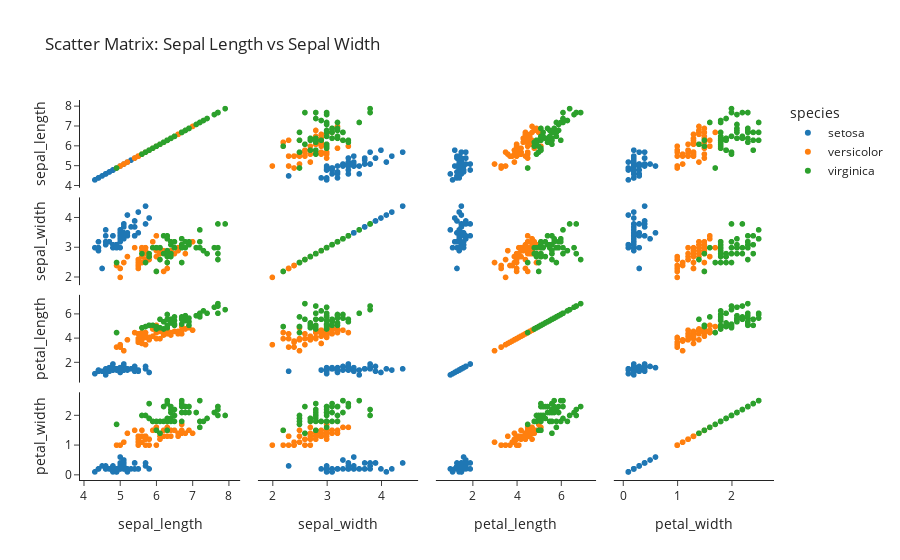

Source (notebook cell):
### Code cell
"""
# Code 

print(df.head())
print(df.dtypes)
print(df.describe())
print(df.species.unique())

# Output 

   sepal_length  sepal_width  petal_length  petal_width species  species_id
0           5.1          3.5           1.4          0.2  setosa           1
1           4.9          3.0           1.4          0.2  setosa           1
2           4.7          3.2           1.3          0.2  setosa           1
3           4.6          3.1           1.5          0.2  setosa           1
4           5.0          3.6           1.4          0.2  setosa           1

sepal_length    float64
sepal_width     float64
petal_length    float64
petal_width     float64
species          object
species_id        int64
dtype: object

       sepal_length  sepal_width  petal_length  petal_width  species_id
count    150.000000   150.000000    150.000000   150.000000  150.000000
mean       5.843333     3.054000      3.758667     1.198667    2.000000
std        0.828066     0.433594      1.764420     0.763161    0.819232
min        4.300000     2.000000      1.000000     0.100000    1.000000
25%        5.100000     2.800000      1.600000     0.300000    1.000000
50%        5.800000     3.000000      4.350000     1.300000    2.000000
75%        6.400000     3.300000      5.100000     1.800000    3.000000
max        7.900000     4.400000      6.900000     2.500000    3.000000

['setosa' 'versicolor' 'virginica']
"""
# Scatter matrix (pairplot) for sepal_length and sepal_width
fig = px.scatter_matrix(
    df,
    dimensions=["sepal_length", "sepal_width", "petal_length", "petal_width"],
    color="species",
    title="Scatter Matrix: Sepal Length vs Sepal Width",
    template="simple_white",
)
fig.show()

### Figure 1 — Plotly figure (JSON) as saved in the notebook; plotly's stock layout.template omitted (floating-point values rounded to 4 significant figures)
{"data": [{"dimensions": [{"axis": {"matches": true}, "label": "sepal_length", "values": [5.1, 4.9, 4.7, 4.6, 5.0, 5.4, 4.6, 5.0, 4.4, 4.9, 5.4, 4.8, 4.8, 4.3, 5.8, 5.7, 5.4, 5.1, 5.7, 5.1, 5.4, 5.1, 4.6, 5.1, 4.8, 5.0, 5.0, 5.2, 5.2, 4.7, 4.8, 5.4, 5.2, 5.5, 4.9, 5.0, 5.5, 4.9, 4.4, 5.1, 5.0, 4.5, 4.4, 5.0, 5.1, 4.8, 5.1, 4.6, 5.3, 5.0]}, {"axis": {"matches": true}, "label": "sepal_width", "values": [3.5, 3.0, 3.2, 3.1, 3.6, 3.9, 3.4, 3.4, 2.9, 3.1, 3.7, 3.4, 3.0, 3.0, 4.0, 4.4, 3.9, 3.5, 3.8, 3.8, 3.4, 3.7, 3.6, 3.3, 3.4, 3.0, 3.4, 3.5, 3.4, 3.2, 3.1, 3.4, 4.1, 4.2, 3.1, 3.2, 3.5, 3.1, 3.0, 3.4, 3.5, 2.3, 3.2, 3.5, 3.8, 3.0, 3.8, 3.2, 3.7, 3.3]}, {"axis": {"matches": true}, "label": "petal_length", "values": [1.4, 1.4, 1.3, 1.5, 1.4, 1.7, 1.4, 1.5, 1.4, 1.5, 1.5, 1.6, 1.4, 1.1, 1.2, 1.5, 1.3, 1.4, 1.7, 1.5, 1.7, 1.5, 1.0, 1.7, 1.9, 1.6, 1.6, 1.5, 1.4, 1.6, 1.6, 1.5, 1.5, 1.4, 1.5, 1.2, 1.3, 1.5, 1.3, 1.5, 1.3, 1.3, 1.3, 1.6, 1.9, 1.4, 1.6, 1.4, 1.5, 1.4]}, {"axis": {"matches": true}, "label": "petal_width", "values": [0.2, 0.2, 0.2, 0.2, 0.2, 0.4, 0.3, 0.2, 0.2, 0.1, 0.2, 0.2, 0.1, 0.1, 0.2, 0.4, 0.4, 0.3, 0.3, 0.3, 0.2, 0.4, 0.2, 0.5, 0.2, 0.2, 0.4, 0.2, 0.2, 0.2, 0.2, 0.4, 0.1, 0.2, 0.1, 0.2, 0.2, 0.1, 0.2, 0.2, 0.3, 0.3, 0.2, 0.6, 0.4, 0.3, 0.2, 0.2, 0.2, 0.2]}], "hovertemplate": "species=setosa<br>%{xaxis.title.text}=%{x}<br>%{yaxis.title.text}=%{y}<extra></extra>", "legendgroup": "setosa", "marker": {"color": "#1F77B4", "symbol": "circle"}, "name": "setosa", "showlegend": true, "type": "splom"}, {"dimensions": [{"axis": {"matches": true}, "label": "sepal_length", "values": [7.0, 6.4, 6.9, 5.5, 6.5, 5.7, 6.3, 4.9, 6.6, 5.2, 5.0, 5.9, 6.0, 6.1, 5.6, 6.7, 5.6, 5.8, 6.2, 5.6, 5.9, 6.1, 6.3, 6.1, 6.4, 6.6, 6.8, 6.7, 6.0, 5.7, 5.5, 5.5, 5.8, 6.0, 5.4, 6.0, 6.7, 6.3, 5.6, 5.5, 5.5, 6.1, 5.8, 5.0, 5.6, 5.7, 5.7, 6.2, 5.1, 5.7]}, {"axis": {"matches": true}, "label": "sepal_width", "values": [3.2, 3.2, 3.1, 2.3, 2.8, 2.8, 3.3, 2.4, 2.9, 2.7, 2.0, 3.0, 2.2, 2.9, 2.9, 3.1, 3.0, 2.7, 2.2, 2.5, 3.2, 2.8, 2.5, 2.8, 2.9, 3.0, 2.8, 3.0, 2.9, 2.6, 2.4, 2.4, 2.7, 2.7, 3.0, 3.4, 3.1, 2.3, 3.0, 2.5, 2.6, 3.0, 2.6, 2.3, 2.7, 3.0, 2.9, 2.9, 2.5, 2.8]}, {"axis": {"matches": true}, "label": "petal_length", "values": [4.7, 4.5, 4.9, 4.0, 4.6, 4.5, 4.7, 3.3, 4.6, 3.9, 3.5, 4.2, 4.0, 4.7, 3.6, 4.4, 4.5, 4.1, 4.5, 3.9, 4.8, 4.0, 4.9, 4.7, 4.3, 4.4, 4.8, 5.0, 4.5, 3.5, 3.8, 3.7, 3.9, 5.1, 4.5, 4.5, 4.7, 4.4, 4.1, 4.0, 4.4, 4.6, 4.0, 3.3, 4.2, 4.2, 4.2, 4.3, 3.0, 4.1]}, {"axis": {"matches": true}, "label": "petal_width", "values": [1.4, 1.5, 1.5, 1.3, 1.5, 1.3, 1.6, 1.0, 1.3, 1.4, 1.0, 1.5, 1.0, 1.4, 1.3, 1.4, 1.5, 1.0, 1.5, 1.1, 1.8, 1.3, 1.5, 1.2, 1.3, 1.4, 1.4, 1.7, 1.5, 1.0, 1.1, 1.0, 1.2, 1.6, 1.5, 1.6, 1.5, 1.3, 1.3, 1.3, 1.2, 1.4, 1.2, 1.0, 1.3, 1.2, 1.3, 1.3, 1.1, 1.3]}], "hovertemplate": "species=versicolor<br>%{xaxis.title.text}=%{x}<br>%{yaxis.title.text}=%{y}<extra></extra>", "legendgroup": "versicolor", "marker": {"color": "#FF7F0E", "symbol": "circle"}, "name": "versicolor", "showlegend": true, "type": "splom"}, {"dimensions": [{"axis": {"matches": true}, "label": "sepal_length", "values": [6.3, 5.8, 7.1, 6.3, 6.5, 7.6, 4.9, 7.3, 6.7, 7.2, 6.5, 6.4, 6.8, 5.7, 5.8, 6.4, 6.5, 7.7, 7.7, 6.0, 6.9, 5.6, 7.7, 6.3, 6.7, 7.2, 6.2, 6.1, 6.4, 7.2, 7.4, 7.9, 6.4, 6.3, 6.1, 7.7, 6.3, 6.4, 6.0, 6.9, 6.7, 6.9, 5.8, 6.8, 6.7, 6.7, 6.3, 6.5, 6.2, 5.9]}, {"axis": {"matches": true}, "label": "sepal_width", "values": [3.3, 2.7, 3.0, 2.9, 3.0, 3.0, 2.5, 2.9, 2.5, 3.6, 3.2, 2.7, 3.0, 2.5, 2.8, 3.2, 3.0, 3.8, 2.6, 2.2, 3.2, 2.8, 2.8, 2.7, 3.3, 3.2, 2.8, 3.0, 2.8, 3.0, 2.8, 3.8, 2.8, 2.8, 2.6, 3.0, 3.4, 3.1, 3.0, 3.1, 3.1, 3.1, 2.7, 3.2, 3.3, 3.0, 2.5, 3.0, 3.4, 3.0]}, {"axis": {"matches": true}, "label": "petal_length", "values": [6.0, 5.1, 5.9, 5.6, 5.8, 6.6, 4.5, 6.3, 5.8, 6.1, 5.1, 5.3, 5.5, 5.0, 5.1, 5.3, 5.5, 6.7, 6.9, 5.0, 5.7, 4.9, 6.7, 4.9, 5.7, 6.0, 4.8, 4.9, 5.6, 5.8, 6.1, 6.4, 5.6, 5.1, 5.6, 6.1, 5.6, 5.5, 4.8, 5.4, 5.6, 5.1, 5.1, 5.9, 5.7, 5.2, 5.0, 5.2, 5.4, 5.1]}, {"axis": {"matches": true}, "label": "petal_width", "values": [2.5, 1.9, 2.1, 1.8, 2.2, 2.1, 1.7, 1.8, 1.8, 2.5, 2.0, 1.9, 2.1, 2.0, 2.4, 2.3, 1.8, 2.2, 2.3, 1.5, 2.3, 2.0, 2.0, 1.8, 2.1, 1.8, 1.8, 1.8, 2.1, 1.6, 1.9, 2.0, 2.2, 1.5, 1.4, 2.3, 2.4, 1.8, 1.8, 2.1, 2.4, 2.3, 1.9, 2.3, 2.5, 2.3, 1.9, 2.0, 2.3, 1.8]}], "hovertemplate": "species=virginica<br>%{xaxis.title.text}=%{x}<br>%{yaxis.title.text}=%{y}<extra></extra>", "legendgroup": "virginica", "marker": {"color": "#2CA02C", "symbol": "circle"}, "name": "virginica", "showlegend": true, "type": "splom"}], "layout": {"dragmode": "select", "legend": {"title": {"text": "species"}, "tracegroupgap": 0}, "title": {"text": "Scatter Matrix: Sepal Length vs Sepal Width"}}}
